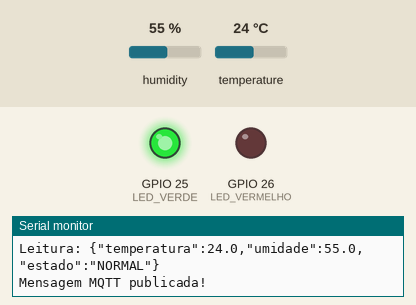
Simulated run of this sketch. Board: ESP32. Parts: output pins drawn as LEDs (lit = HIGH), the last lines printed to the serial monitor. The test bench sets the inputs (shaded band); at power-on: temperature 24 °C, humidity 55 %. WiFi joins after 1.5 s; servers stay silent unless stated; random numbers use the default seed unless the sketch sets one; no MQTT or app messages arrive unless stated.

Above: at 10.8 s.
10.9 s: temperature set to 34.5 °C
18.4 s: temperature set to 35.5 °C
At 21.3 s:
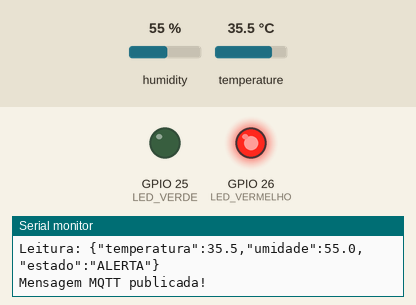
25.9 s: temperature set to 12 °C
At 30.7 s:
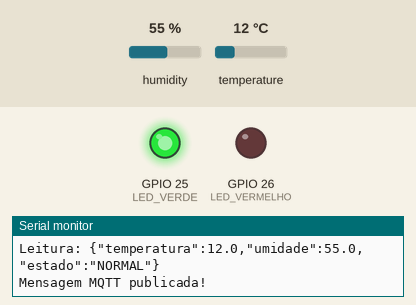
33.4 s: temperature set to 41 °C
At 35.9 s:
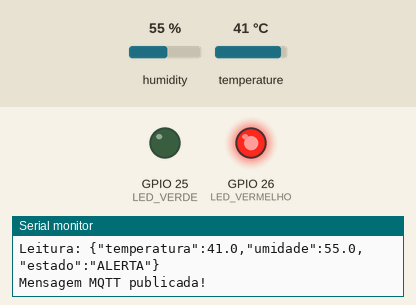
Timing chart, 0 to 37.4 s (numbered marks = the images above; inputs shaded):
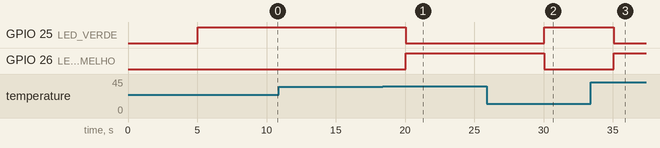

Measured:
- the behaviour switches between 35 and 35.1 °C on temperature (found by bisection; images 0 and 1)
- after the input at 18.4 s, GPIO 25 (LED_VERDE): HIGH → LOW after 1.6 s; GPIO 26 (LED_VERMELHO): LOW → HIGH after 1.6 s
- after the input at 25.9 s, GPIO 25 (LED_VERDE): LOW → HIGH after 4.2 s; GPIO 26 (LED_VERMELHO): HIGH → LOW after 4.2 s
- after the input at 33.4 s, GPIO 25 (LED_VERDE): HIGH → LOW after 1.7 s; GPIO 26 (LED_VERMELHO): LOW → HIGH after 1.7 s

The sketch:

sketch.ino
```cpp
#include <WiFi.h>
#include <PubSubClient.h>
#include <DHTesp.h>

// ===== CONFIGURACOES DO CIRCUITO =====

const int PINO_DHT = 15;
const int LED_VERDE = 25;
const int LED_VERMELHO = 26;

const float LIMITE_TEMPERATURA = 35.0;

// ===== CONFIGURACOES WI-FI =====

const char* WIFI_SSID = "Wokwi-GUEST";
const char* WIFI_SENHA = "";

// ===== CONFIGURACOES MQTT =====

const char* SERVIDOR_MQTT = "broker.hivemq.com";
const int PORTA_MQTT = 1883;


const char* TOPICO_MQTT =
  "edge/2ano/2CCPH/superequipe/cp06-a7f92c/dados";

// ===== OBJETOS =====

DHTesp dht;
WiFiClient wifiClient;
PubSubClient mqtt(wifiClient);

String idClienteMQTT;

unsigned long ultimaPublicacao = 0;
unsigned long ultimaTentativaMQTT = 0;

const unsigned long INTERVALO = 5000;

// ===== CONFIGURACAO INICIAL =====

void setup() {
  Serial.begin(115200);

  pinMode(LED_VERDE, OUTPUT);
  pinMode(LED_VERMELHO, OUTPUT);

  digitalWrite(LED_VERDE, LOW);
  digitalWrite(LED_VERMELHO, LOW);

  dht.setup(PINO_DHT, DHTesp::DHT22);

  // Conectar a rede virtual do Wokwi
  WiFi.mode(WIFI_STA);
  WiFi.begin(WIFI_SSID, WIFI_SENHA, 6);

  // ID diferente do cliente que sera usado pela API
  randomSeed(micros());
  idClienteMQTT =
    "cp06-esp32-" + String(random(0xFFFFFF), HEX);

  mqtt.setServer(SERVIDOR_MQTT, PORTA_MQTT);

  Serial.println("Smart Factory iniciada!");
  Serial.println("Iniciando conexao Wi-Fi...");
}

// ===== CONEXAO MQTT =====

void conectarMQTT() {
  if (WiFi.status() != WL_CONNECTED) {
    return;
  }

  if (mqtt.connected()) {
    return;
  }

  // Evita tentativas excessivas de conexao
  if (millis() - ultimaTentativaMQTT < 3000) {
    return;
  }

  ultimaTentativaMQTT = millis();

  Serial.println("Conectando ao HiveMQ...");

  if (mqtt.connect(idClienteMQTT.c_str())) {
    Serial.println("MQTT conectado!");
    Serial.print("Topico: ");
    Serial.println(TOPICO_MQTT);
  } else {
    Serial.print("Falha MQTT, codigo: ");
    Serial.println(mqtt.state());
  }
}

// ===== LEITURA E PROCESSAMENTO LOCAL =====

void processarLeitura() {
  TempAndHumidity dados = dht.getTempAndHumidity();

  float temperatura = dados.temperature;
  float umidade = dados.humidity;

  if (isnan(temperatura) || isnan(umidade)) {
    Serial.println("Erro ao ler DHT22!");
    return;
  }

  const char* estado;

  // Decisao ocorre localmente no ESP32
  if (temperatura > LIMITE_TEMPERATURA) {
    estado = "ALERTA";

    digitalWrite(LED_VERMELHO, HIGH);
    digitalWrite(LED_VERDE, LOW);
  } else {
    estado = "NORMAL";

    digitalWrite(LED_VERDE, HIGH);
    digitalWrite(LED_VERMELHO, LOW);
  }

  // Criar mensagem JSON
  char mensagem[160];

  snprintf(
    mensagem,
    sizeof(mensagem),
    "{\"temperatura\":%.1f,\"umidade\":%.1f,\"estado\":\"%s\"}",
    temperatura,
    umidade,
    estado
  );

  Serial.println("--------------------------");
  Serial.print("Leitura: ");
  Serial.println(mensagem);

  // Publicar somente se estiver conectado
  if (mqtt.connected()) {
    bool enviado = mqtt.publish(TOPICO_MQTT, mensagem);

    if (enviado) {
      Serial.println("Mensagem MQTT publicada!");
    } else {
      Serial.println("Falha na publicacao MQTT!");
    }
  } else {
    Serial.println("MQTT offline. Leitura processada localmente.");
  }
}

// ===== EXECUCAO CONTINUA =====

void loop() {
  static bool wifiConectado = false;

  if (WiFi.status() == WL_CONNECTED) {
    if (!wifiConectado) {
      Serial.println("Wi-Fi conectado!");
      wifiConectado = true;
    }
  } else {
    wifiConectado = false;
  }

  conectarMQTT();

  if (mqtt.connected()) {
    mqtt.loop();
  }

  // Processar e publicar a cada 5 segundos
  if (millis() - ultimaPublicacao >= INTERVALO) {
    ultimaPublicacao = millis();
    processarLeitura();
  }

  delay(10);
}
```
